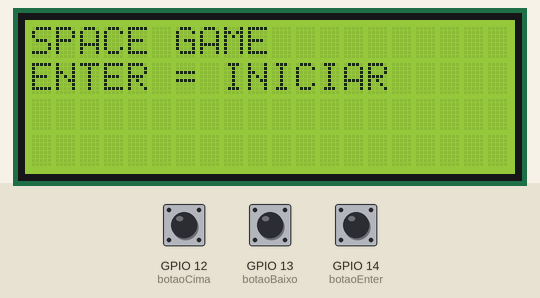
Bench run of a program on a simulated ESP32-S3. Shown: 20×4 character LCD. The inputs (shaded band) are chosen by the test bench; at power-on: GPIO 14 (botaoEnter) HIGH, GPIO 12 (botaoCima) HIGH, GPIO 13 (botaoBaixo) HIGH. Random numbers use the default seed unless the program sets one.

Above: at 1.2 s.
1.3 s: GPIO 14 (botaoEnter) pulled LOW for 0.15 s
At 1.71 s:
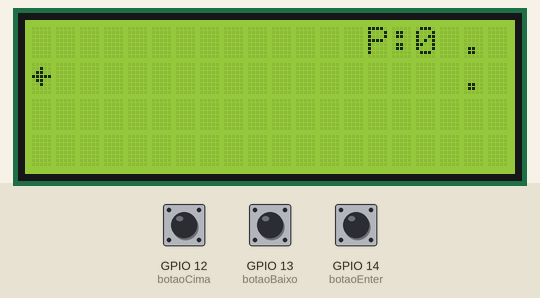
2.0 s: GPIO 12 (botaoCima) pulled LOW for 0.15 s
At 2.6 s:
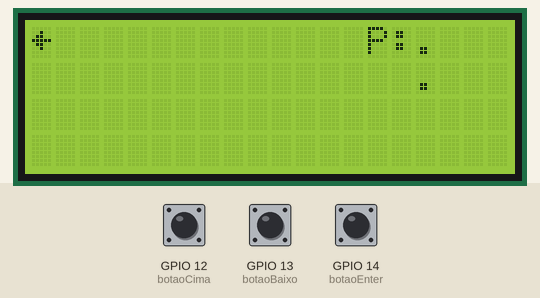
2.7 s: GPIO 13 (botaoBaixo) pulled LOW for 0.15 s
At 3.06 s:
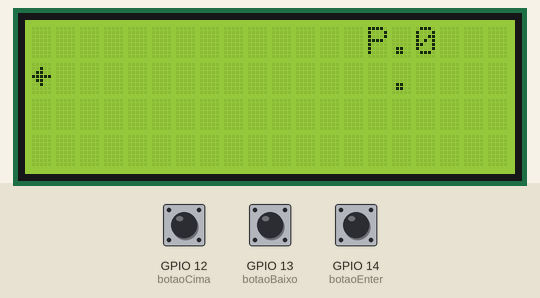
3.4 s: GPIO 12 (botaoCima) pulled LOW for 1 s
At 3.94 s:
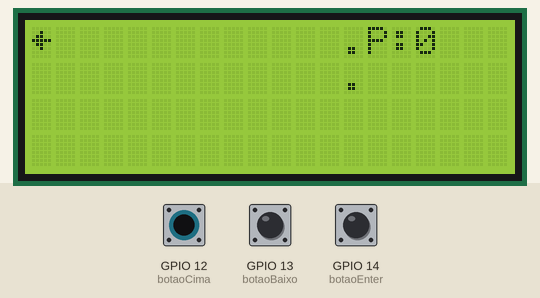
5.0 s: GPIO 13 (botaoBaixo) pulled LOW for 1 s
At 7.4 s:
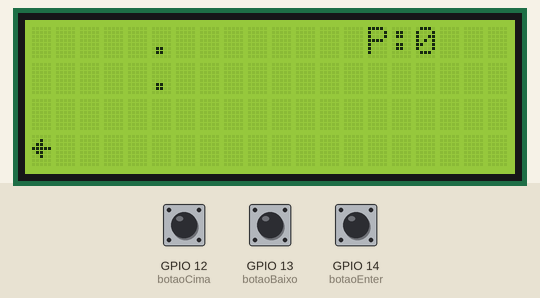
7.5 s: GPIO 12 (botaoCima) pulled LOW for 3.2 s
At 10.3 s:
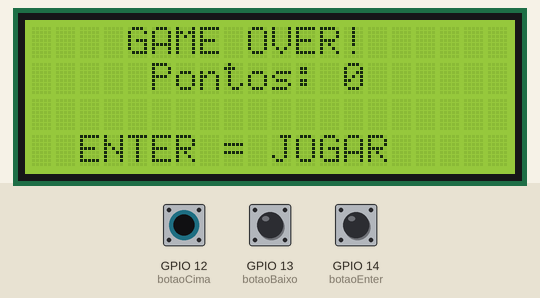
Timing chart, 0 to 11.8 s (numbered marks = the images above; inputs shaded):
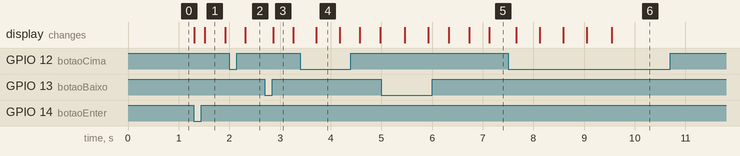

The program:

main.cpp
```cpp
#include <Arduino.h>
#include <LiquidCrystal_I2C.h>

#include "Jogo.h"

LiquidCrystal_I2C lcd(0x27, 20, 4);

Jogo jogo(lcd);

byte naveChar[8] =
{
    B00000,
    B00100,
    B01100,
    B11111,
    B01100,
    B00100,
    B00000,
    B00000
};

void setup()
{
    lcd.init();
    lcd.backlight();

    lcd.createChar(0, naveChar);

    jogo.iniciar();
}

void loop()
{
    jogo.atualizar();
}
```

Jogo.h
```cpp
#ifndef JOGO_H
#define JOGO_H

#include <Arduino.h>
#include <LiquidCrystal_I2C.h>

#include "Nave.h"
#include "Rocha.h"

class Jogo
{
private:
    LiquidCrystal_I2C &lcd;

    Nave nave;
    Rocha rochas[3];

    int pontos;
    bool jogando;
    bool gameOver;

    unsigned long tempoAnterior;
    unsigned long intervalo;

    int botaoCima;
    int botaoBaixo;
    int botaoEnter;

    void lerBotoes();
    void moverRochas();
    void verificarColisao();
    void desenhar();

public:
    Jogo(LiquidCrystal_I2C &lcd);

    void iniciar();
    void atualizar();
};

#endif
```

Nave.h
```cpp
#ifndef NAVE_H
#define NAVE_H

class Nave
{
private:
    int linha;
    int coluna;

public:
    Nave();

    void subir();
    void descer();

    int getLinha();
    int getColuna();
};

#endif
```

Rocha.h
```cpp
#ifndef ROCHA_H
#define ROCHA_H

class Rocha
{
private:
    int linha;
    int coluna;

public:
    Rocha();

    void iniciar();
    void mover();

    int getLinha();
    int getColuna();
};

#endif
```

Jogo.cpp
```cpp
#include "Jogo.h"

Jogo::Jogo(LiquidCrystal_I2C &lcd)
    : lcd(lcd)
{
    pontos = 0;
    jogando = false;
    gameOver = false;

    tempoAnterior = 0;
    intervalo = 400;

    botaoCima = 12;
    botaoBaixo = 13;
    botaoEnter = 14;
}

void Jogo::iniciar()
{
    pinMode(botaoCima, INPUT_PULLUP);
    pinMode(botaoBaixo, INPUT_PULLUP);
    pinMode(botaoEnter, INPUT_PULLUP);

    randomSeed(millis());

    pontos = 0;
    gameOver = false;
    jogando = false;

    lcd.clear();

    lcd.setCursor(0, 0);
    lcd.print("SPACE GAME");

    lcd.setCursor(0, 1);
    lcd.print("ENTER = INICIAR");
}

void Jogo::atualizar()
{
    if (!jogando)
    {
        if (digitalRead(botaoEnter) == LOW)
        {
            jogando = true;
            pontos = 0;
            gameOver = false;

            nave = Nave();

            for (int i = 0; i < 3; i++)
            {
                rochas[i].iniciar();
            }

            lcd.clear();

            delay(200);
        }

        return;
    }

    lerBotoes();

    unsigned long tempoAtual = millis();

    if (tempoAtual - tempoAnterior >= intervalo)
    {
        tempoAnterior = tempoAtual;

        moverRochas();
        verificarColisao();

        if (!gameOver)
        {
            desenhar();
        }
    }
}

void Jogo::lerBotoes()
{
    if (digitalRead(botaoCima) == LOW)
    {
        nave.subir();
        delay(150);
    }

    if (digitalRead(botaoBaixo) == LOW)
    {
        nave.descer();
        delay(150);
    }
}

void Jogo::moverRochas()
{
    for (int i = 0; i < 3; i++)
    {
        rochas[i].mover();

        if (rochas[i].getColuna() < 0)
        {
            pontos++;
            rochas[i].iniciar();
        }
    }
}

void Jogo::verificarColisao()
{
    for (int i = 0; i < 3; i++)
    {
        if (rochas[i].getColuna() == nave.getColuna() &&
            rochas[i].getLinha() == nave.getLinha())
        {
            gameOver = true;
            jogando = false;

            lcd.clear();

            lcd.setCursor(4, 0);
            lcd.print("GAME OVER!");

            lcd.setCursor(5, 1);
            lcd.print("Pontos: ");
            lcd.print(pontos);

            lcd.setCursor(2, 3);
            lcd.print("ENTER = JOGAR");

            return;
        }
    }
}

void Jogo::desenhar()
{
    lcd.clear();

    lcd.setCursor(14, 0);
    lcd.print("P:");
    lcd.print(pontos);

    lcd.setCursor(nave.getColuna(), nave.getLinha());
    lcd.write(byte(0));

    for (int i = 0; i < 3; i++)
    {
        if (rochas[i].getColuna() >= 0 &&
            rochas[i].getColuna() < 20)
        {
            lcd.setCursor(
                rochas[i].getColuna(),
                rochas[i].getLinha()
            );

            lcd.print(".");
        }
    }
}
```

Nave.cpp
```cpp
#include "Nave.h"

Nave::Nave()
{
    linha = 1;
    coluna = 0;
}

void Nave::subir()
{
    if (linha > 0)
    {
        linha--;
    }
}

void Nave::descer()
{
    if(linha < 3)
    {
        linha++;
    }
}

int Nave::getLinha()
{
    return linha;
}

int Nave::getColuna()
{
    return coluna;
}
```

Rocha.cpp
```cpp
#include "Rocha.h"
#include <Arduino.h>

Rocha::Rocha()
{
    iniciar();
}

void Rocha::iniciar()
{
    linha = random(0, 4);
    coluna = 19;
}

void Rocha::mover()
{
    coluna--;
}

int Rocha::getLinha()
{
    return linha;
}

int Rocha::getColuna()
{
    return coluna;
}
```

Measured:
- after the input at 1.3 s, the display: first changes at once (image 1 shows a later state)
